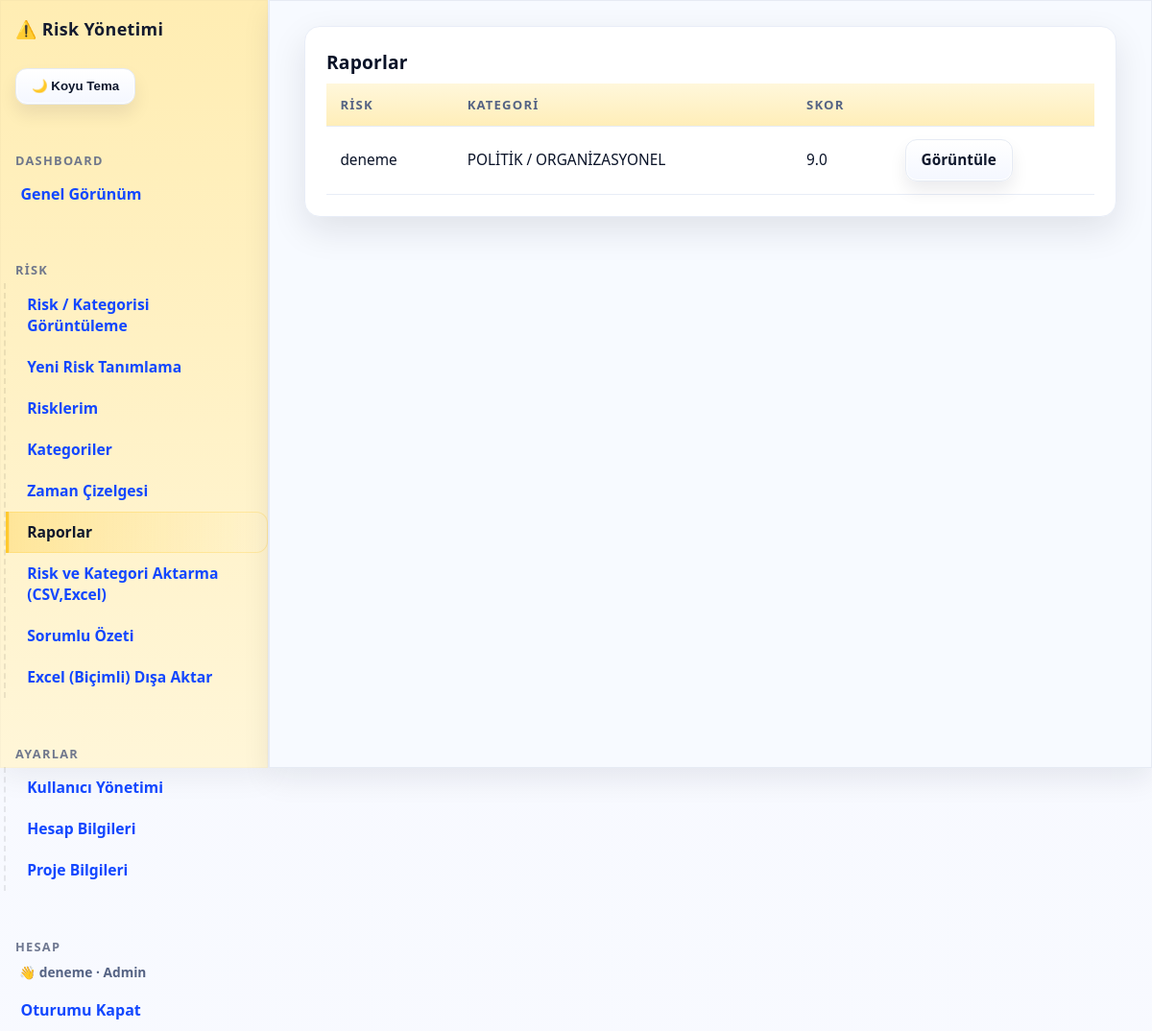
The app's page /reports (signed in) with its own data.
### riskapp/models.py (models this page shows, shortened)
class Risk(db.Model):
    __tablename__ = "risks"
    id          = db.Column(db.Integer, primary_key=True)
    title       = db.Column(db.String(200), nullable=False, index=True)
    category    = db.Column(db.String(100), nullable=True, index=True)  # not: string olarak kalıyor
    description = db.Column(db.Text, nullable=True)
    owner       = db.Column(db.String(120), nullable=True)
    status      = db.Column(db.String(50), default="Open", index=True)
    risk_type   = db.Column(db.String(20), nullable=True)   # "product" | "project" | ...
    responsible = db.Column(db.String(120), nullable=True)  # Sorumlu kişi/ekip
    mitigation  = db.Column(db.Text, nullable=True)         # Önlemler / faaliyetler
    duration    = db.Column(db.String(100), nullable=True)  # Etki süresi (örn: 6 ay, proje boyunca)
    start_month = db.Column(db.String(20),  nullable=True)  # Başlangıç ayı (YYYY-MM)
    end_month   = db.Column(db.String(20),  nullable=True)  # Bitiş ayı (YYYY-MM)
    project_id  = db.Column(db.Integer, index=True)         # ProjectInfo.id ile eşleştirilir (FK opsiyonel)
    created_at  = db.Column(db.DateTime, default=datetime.utcnow)
    updated_at  = db.Column(db.DateTime, default=datetime.utcnow, onupdate=datetime.utcnow)
    evaluations = db.relationship(
        "Evaluation", backref="risk", cascade="all, delete-orphan", lazy=True
    )
    comments = db.relationship(
        "Comment", backref="risk", cascade="all, delete-orphan", lazy=True
    )
    def avg_prob(self):
        vals = [e.probability for e in self.evaluations if e.probability is not None]
        return (sum(vals) / len(vals)) if vals else None
    def avg_sev(self):
        vals = [e.severity for e in self.evaluations if e.severity is not None]
        return (sum(vals) / len(vals)) if vals else None
    def score(self):
        ap, asv = self.avg_prob(), self.avg_sev()
        if ap is None or asv is None:
            return None
        return round(ap * asv, 2)

class Evaluation(db.Model):
    __tablename__ = "evaluations"
    id        = db.Column(db.Integer, primary_key=True)
    risk_id   = db.Column(db.Integer, db.ForeignKey("risks.id"), nullable=False, index=True)
    evaluator = db.Column(db.String(120), nullable=True)
    probability = db.Column(db.Integer, nullable=False)  # 1..5
    severity    = db.Column(db.Integer, nullable=False)  # 1..5
    detection   = db.Column(db.Integer, nullable=True)   # 1..5 (ARTIK KULLANILMIYOR)
    comment     = db.Column(db.Text, nullable=True)
    created_at  = db.Column(db.DateTime, default=datetime.utcnow)

### riskapp/app.py (the view)
    @app.route("/reports")
    def reports():
        pid = _get_active_project_id()
        query = Risk.query
        if pid:
            query = query.filter(Risk.project_id == pid)
        risks = query.order_by(Risk.updated_at.desc()).all()
        return render_template("reports.html", risks=risks)

### riskapp/templates/reports.html (shortened to what this page needs)
{% extends "base.html" %}
{% block content %}
<div class="card">
  <h3>Raporlar</h3>
  <table class="table">
    <thead><tr><th>Risk</th><th>Kategori</th><th>Skor</th><th></th></tr></thead>
    <tbody>
      {% for r in risks %}
      <tr>
        <td>{{ r.title }}</td>
        <td>{{ r.category or "-" }}</td>
        <td>{% if r.score() %}{{ r.score() }}{% else %}—{% endif %}</td>
        <td><a class="btn" href="{{ url_for('report_view', risk_id=r.id) }}">Görüntüle</a></td>
      </tr>
      {% endfor %}
    </tbody>
  </table>
</div>
{% endblock %}

### riskapp/static/style.css (style rules this page uses)
:root { --bg:#0b0f14; --card:#121821; --muted:#8aa0b2; --fg:#e6eef8; --accent:#22c55e; --danger:#ef4444; --warn:#f59e0b; --line:#1f2937; --ink:#cfe0f0; --ink-dim:#9db0c0; --ink-strong:#e6eef8; --surface:#0f1a24; --surface-2:#0b1420; --surface-3:#111c29; --surface-4:#122136; --outline:#1b2a40; --ring:#3b82f6; }
html[data-theme="light"] { --bg:#f7f9ff; --card:#ffffff; --muted:#556384; --fg:#0a1328; --accent:#16a34a; --danger:#dc2626; --warn:#d97706; --line:#e6ebf4; --ink:#25324b; --ink-dim:#6b7692; --ink-strong:#0a1328; --surface:#f7faff; --surface-2:#fff7d6; --surface-3:#ffffff; --surface-4:#fff3cc; --outline:#e6ebf4; --ring:#ffd65a; }
* { box-sizing:border-box }
html,body { margin:0; padding:0; background:var(--bg); color:var(--fg); font-family:Inter,system-ui,Segoe UI,Roboto,Arial,sans-serif; -webkit-font-smoothing:antialiased; text-rendering:optimizeLegibility; transition: background .25s ease, color .25s ease; }
a { color:#93c5fd; text-decoration:none }
html[data-theme="light"] a { color:#1247ff }
.card { background:var(--card); border:1px solid var(--line); border-radius:16px; padding:16px; box-shadow:0 10px 30px rgba(0,0,0,.25); transition: background .25s ease, border-color .25s ease, box-shadow .25s ease; }
html[data-theme="light"] .card { box-shadow:0 14px 36px rgba(15,23,42,.10); }
.btn { display:inline-block; padding:10px 14px; border-radius:12px; background:#334155; color:#e5e7eb; border:1px solid var(--line); cursor:pointer; transition:opacity .15s ease, transform .02s ease, box-shadow .25s ease, background .25s ease, color .25s ease; font-weight:700; }
html[data-theme="light"] .btn { background:linear-gradient(180deg,#ffffff,#f4f7ff); color:#0f182d; border-color:#e6ebf4; box-shadow:0 10px 18px rgba(13,19,33,.08), inset 0 0 0 1px rgba(255,255,255,.95); }
.table { width:100%; border-collapse:collapse }
.table th,.table td { border-bottom:1px solid var(--line); padding:10px; text-align:left; }
.table th { font-size:.86rem; letter-spacing:.06em; text-transform:uppercase; color:var(--muted); }
html[data-theme="light"] .table th,.table td { border-bottom-color:#e6ebf4; }

### records on screen
Risk: title "deneme", category "POLİTİK / ORGANİZASYONEL", score "9.0"

### other values on screen
{{ session.get('username') }} "deneme"
{{ session.get('role')|capitalize }} "Admin"
